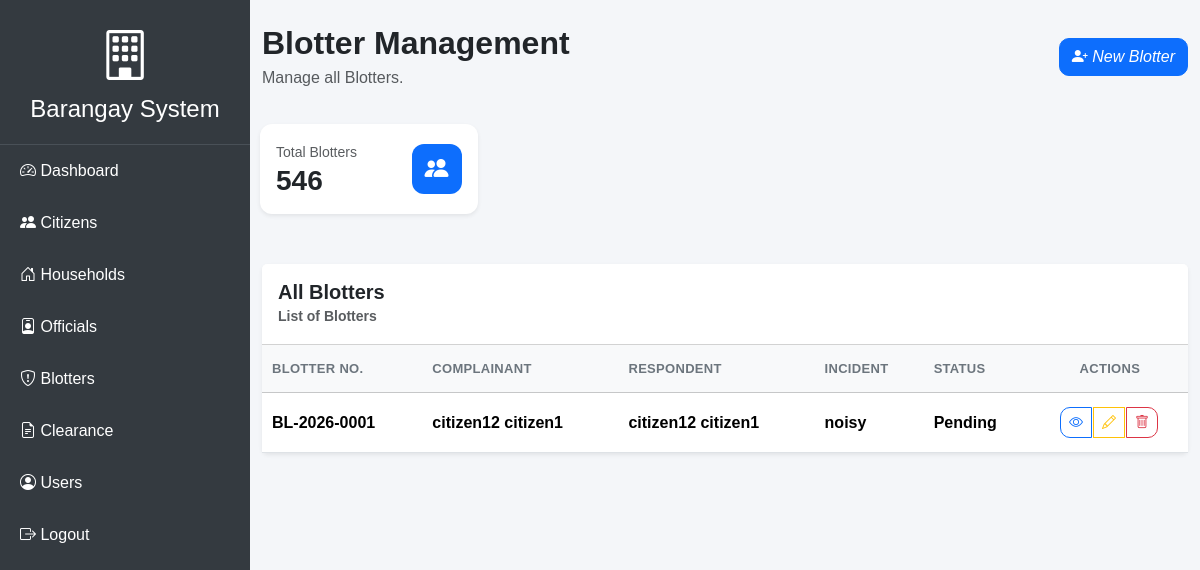
Page /public/blotters on the committed database.
### tables this page shows
CREATE TABLE `blotters` (
  `id` int(11) NOT NULL,
  `blotter_no` varchar(30) DEFAULT NULL,
  `complainant_id` int(11) NOT NULL,
  `respondent_id` int(11) NOT NULL,
  `incident_type` varchar(100) DEFAULT NULL,
  `incident_date` date DEFAULT NULL,
  `incident_time` time DEFAULT NULL,
  `incident_location` varchar(255) DEFAULT NULL,
  `description` text DEFAULT NULL,
  `hearing_date` date DEFAULT NULL,
  `hearing_time` time DEFAULT NULL,
  `settlement_agreement` text DEFAULT NULL,
  `resolution_notes` text DEFAULT NULL,
  `settled_date` date DEFAULT NULL,
  `status` enum('Pending','Ongoing','Settled','Dismissed') DEFAULT 'Pending',
  `created_at` timestamp NOT NULL DEFAULT current_timestamp(),
  `updated_at` timestamp NOT NULL DEFAULT current_timestamp() ON UPDATE current_timestamp()
);

CREATE TABLE `citizens` (
  `id` int(11) NOT NULL,
  `first_name` varchar(100) NOT NULL,
  `middle_name` varchar(100) DEFAULT NULL,
  `last_name` varchar(100) NOT NULL,
  `gender` enum('Male','Female') DEFAULT NULL,
  `birthday` date DEFAULT NULL,
  `birth_place` varchar(150) DEFAULT NULL,
  `civil_status` varchar(50) DEFAULT NULL,
  `religion` varchar(100) DEFAULT NULL,
  `occupation` varchar(100) DEFAULT NULL,
  `email` varchar(150) DEFAULT NULL,
  `contact_number` varchar(30) DEFAULT NULL,
  `zone` varchar(30) DEFAULT NULL,
  `photo` varchar(255) DEFAULT NULL,
  `senior` enum('Yes','No') DEFAULT 'No',
  `voter_status` enum('Yes','No') DEFAULT 'Yes'
);

### App/Controllers/BlotterController.php (called while the page is built, shortened)
<?php
class BlotterController extends Controller{
    public function index(){
        $blotter = new Blotter();
        $blotters = $blotter->getAll();
        require_once __DIR__ . '/../Views/blotters/index.php';
    }
}

### public/index.php (called while the page is built, shortened)
<?php
$router = new Router();
$router->dispatch();

### App/Core/Database.php (called while the page is built, shortened)
<?php
class Database {
    private string $host = "localhost";
    private string $dbname = "barangay-system";
    private string $username = "root";
    private string $password = "";
    public function __construct(){
        try {
            $this->conn = new PDO(
                "mysql:host={$this->host};dbname={$this->dbname};charset=utf8mb4",
                $this->username,
                $this->password
            );
        } catch (PDOException $e){
            die("Database Connection Failed:" .$e->getMessage());
        }
    }
}

### App/Models/Blotter.php (called while the page is built, shortened)
<?php
class Blotter extends Database{
    public function getAll(){
        $stmt= $this->conn->query("SELECT b.*,
            c1.first_name AS complainant_first,
            c1.last_name AS complainant_last,
            c2.first_name AS respondent_first,
            c2.last_name AS respondent_last
            FROM blotters b LEFT JOIN citizens c1
            ON b.complainant_id = c1.id
        LEFT JOIN citizens c2
            ON b.respondent_id = c2.id
        ORDER BY b.id DESC");
            return $stmt->fetchAll(PDO::FETCH_ASSOC);
    }
}

### App/Views/blotters/index.php (the view, shortened to what this page needs)
<?php require_once __DIR__.'/../layouts/header.php'; ?>
<?php require_once __DIR__.'/../layouts/sidebar.php'; ?>
<div class="container-fluid py-4">
    <div class="d-flex justify-content-between align-items-center mb-4">
        <div>
            <h2 class="fw-bold mb-1">
                Blotter Management
            </h2>
            <p class="text-muted mb-0">
                Manage all Blotters.
            </p>
        </div>
        <a href="/barangay-system/public/blotters/create" class="btn btn-primary">
            <i class="bi bi-person-plus-fill">
                New Blotter
            </i>
        </a>
    </div>
    <div class="row mb-4">
        <div class="col-md-3 mb-3">
            <div class="card citizen-stat-card border-0 shadow-sm">
                <div class="card-body">
                    <div class="d-flex justify-content-between align-items-center">
                        <div>
                            <small class="text-muted">
                                Total Blotters
                            </small>
                            <h3 class="fw-bold mb-0">546</h3>
                        </div>
                        <div class="stat-icon bg-primary">
                            <i class="bi bi-people-fill"></i>
                        </div>
                    </div>
                </div>
            </div>
        </div>
    </div>
    <div class="card border-0 shadow-sm">
        <div class="card-header bg-white py-3">
            <div class="d-flex justidy-content-between align-items-center">
                <div>
                    <h5 class="mb-0 fw-bold">
                        All Blotters
                    </h5>
                    <small class="text-muted">
                        List of Blotters
                    </small>
                </div>
            </div>
        </div>
        <div class="card-body p-0">
            <div class="table-responsive">
                <table class="table table-hover align-middle mb-0">
                    <thead class="table-light">
                        <tr>
                            <th>Blotter No.</th>
                            <th>Complainant</th>
                            <th>Respondent</th>
                            <th>Incident</th>
                            <th>Status</th>
                            <th class="text-center">Actions</th>
                        </tr>
                        <?php foreach($blotters as $row): ?>
                    </thead>
                    <tbody>
                        <tr>
                            <td>
                                <div class="fw-semibold">
                                    <?= $row['blotter_no'] ?>
                                </div>
                            </td>
                            <td>
                                <div class="fw-semibold">
                                    <?= $row['complainant_first'] ?>
                                    <?= $row['complainant_last'] ?>
                                </div>
                            </td>
                            <td>
                                <div class="fw-semibold">
                                    <?= $row['respondent_first'] ?>
                                   <?= $row['respondent_last'] ?>
                                </div>
                            </td>
                            <td>
                                <div class="fw-semibold">
                                    <?= $row['incident_type'] ?>
                                </div>
                            </td>
                            <td>
                                <div class="fw-semibold">
                                    <?= $row['status'] ?>
                                </div>
                            </td>
                            <td class="text-center">
                                <div class="btn-group">
                                    <a href="/barangay-system/public/blotters/show?id=<?= $row['id'] ?>" class="btn btn-sm btn-outline-primary" title="View">
                                        <i class="bi bi-eye"></i>
                                    </a>
                                    <a href="#" class="btn btn-sm btn-outline-warning" title="Edit">
                                        <i class="bi bi-pencil"></i>
                                    </a>
                                    <a href="#" class="btn btn-sm btn-outline-danger" title="Delete">
                                        <i class="bi bi-trash"></i>
                                    </a>
                                </div>
                            </td>
                        </tr>
                        <?php endforeach; ?>
                    </tbody>
                </table>
            </div>
        </div>
    </div>
</div>
<?php require_once __DIR__.'/../layouts/footer.php'; ?>

### public/assets/css/style.css (style rules this page uses)
body { margin:0; background:#f4f6f9; font-family:Arial, Helvetica, sans-serif; }
.col-md-3 { padding: 10px; }
.card-header { font-weight:bold; background:white; }
.table { margin-bottom:0; }
.btn { border-radius:10px; }
.citizen-stat-card { border-radius: 12px; transition: all 0.3s ease; }
.stat-icon { width: 50px; height: 50px; border-radius: 12px; display: flex; align-items: center; justify-content: center; color: white; font-size: 24px; }
.table > :not(caption) > * > * { padding: 14px 10px; }
.table thead th { font-size: 13px; text-transform: uppercase; letter-spacing: 0.3px; color: #6c757d; }
.table tbody tr { transition: background-color 0.2s ease; }
.btn-group .btn { margin-right: 2px; }

### rows in the picture
blotters: blotter_no "BL-2026-0001", complainant.first_name "citizen12", complainant.last_name "citizen1", incident_type "noisy", status "Pending"
